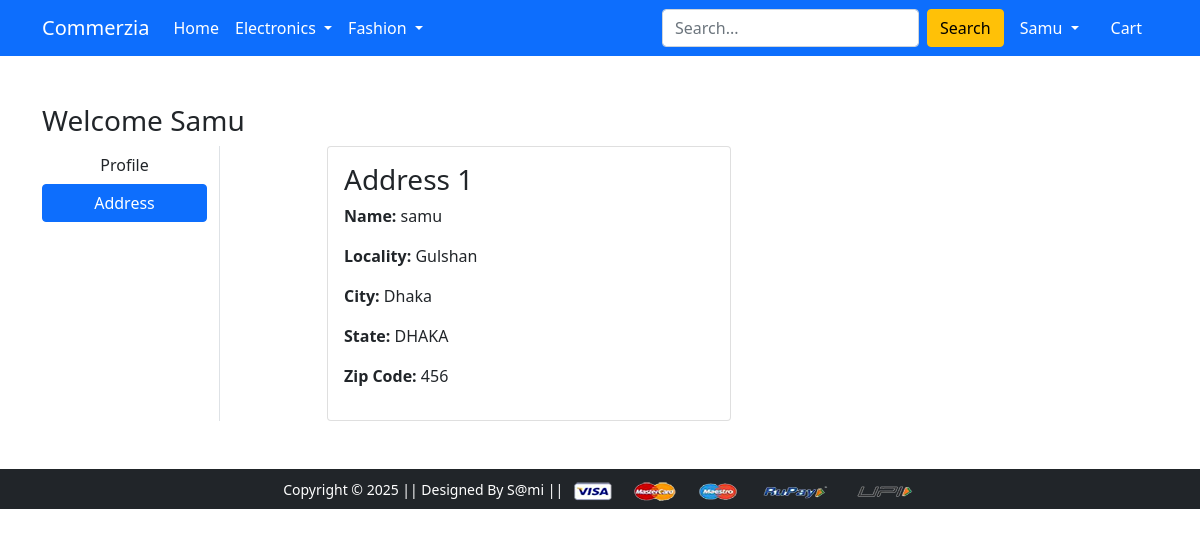
The app's page /address/ (signed in) with its own data.
### app/models.py (models this page shows, shortened)
class Customer(models.Model):
    user = models.ForeignKey(User, on_delete=models.CASCADE)
    name = models.CharField(max_length=155)
    locality = models.CharField(max_length=155)
    city = models.CharField(max_length=55)
    zipcode = models.IntegerField()
    state = models.CharField(choices=STATE_CHOICES,max_length=55)

### app/views.py (the view)
# urls.py: path('address/', views.address, name='address'),
@login_required
def address(request):
 add = Customer.objects.filter(user=request.user)
 return render(request, 'app/address.html',{'add':add,'active':'btn-primary'})

### app/templates/app/address.html (shortened to what this page needs)
{% extends 'app/base.html' %}
{% load static %}
{% block main-content %}
<div class="container my-5">
 <div class="row">
 <h3>Welcome <span class="text-capitalize">{{user}}</span></h3>
  <div class="col-sm-2 border-end">
   <ul class="list-unstyled">
    <li class="d-grid"><a href="{% url 'profile' %}" class="btn ">Profile</a></li>
    <li class="d-grid"><a href="{% url 'address' %}" class="btn {{active}}">Address</a></li>
   </ul>
  </div>
  <div class="col-sm-9 offset-sm-1">
   <div class="row">
    {% for ad in add %}
    <div class="col-sm-6">
     <div class="card">
      <div class="card-body">
       <h3>Address {{ forloop.counter }}</h3>
       <p><strong>Name:</strong> {{ ad.name }}</p>
       <p><strong>Locality:</strong> {{ ad.locality }}</p>
       <p><strong>City:</strong> {{ ad.city }}</p>
       <p><strong>State:</strong> {{ ad.state }}</p>
       <p><strong>Zip Code:</strong> {{ ad.zipcode }}</p>
      </div>
     </div>
    </div>
    {% endfor %}
   </div>
  </div>
 </div>
</div>
{% endblock main-content %}

### app/templates/app/base.html (shortened to what this page needs)
<!doctype html>
{% load static %}
<html lang="en">
  <head>
    <link href="https://cdn.jsdelivr.net/npm/bootstrap@5.0.0-beta1/dist/css/bootstrap.min.css" rel="stylesheet">
    <link rel="stylesheet" href="{% static 'app/css/owl.carousel.min.css' %}">
    <link rel="stylesheet" href="{% static 'app/css/all.min.css' %}">
    <link rel="stylesheet" href="{% static 'app/css/style.css' %}">
  </head>
  <body>
    <nav class="navbar navbar-expand-lg navbar-dark bg-primary">
     <div class="container">
       <a class="navbar-brand" href="/">Commerzia</a>
       <div class="collapse navbar-collapse" id="navbarSupportedContent">
         <ul class="navbar-nav me-auto mb-2 mb-lg-0">
           <li class="nav-item">
             <a class="nav-link active" aria-current="page" href="/">Home</a>
           </li>
           <li class="nav-item dropdown">
             <a class="nav-link dropdown-toggle text-white" href="#" id="electronicsDropdown" role="button" data-bs-toggle="dropdown" aria-expanded="false">
               Electronics
             </a>
           </li>
           <li class="nav-item dropdown">
             <a class="nav-link dropdown-toggle text-white" href="#" id="fashionDropdown" role="button" data-bs-toggle="dropdown" aria-expanded="false">
               Fashion
             </a>
           </li>
         </ul>
         <form class="d-flex" method="get" action="{% url 'search' %}">
         <input class="form-control me-2" type="search" name="query" placeholder="Search..." aria-label="Search">
         <button class="btn btn-warning" type="submit">Search</button>
        </form>
         <div>
          <ul class="navbar-nav me-auto mb-2 mb-lg-0">
          {% if request.user.is_authenticated %}
           <li class="nav-item dropdown mx-2">
              <a class="nav-link dropdown-toggle text-white" href="#" id="profileDropdown" role="button" data-bs-toggle="dropdown" aria-expanded="false">
                <span class="text-capitalize">{{user.username}}</span>
              </a>
            </li>
            <li class="nav-item mx-2">
             <a href="{% url 'showcart' %}" class="nav-link text-white"> Cart </a>
          {% endif %}
          </ul>
         </div>
       </div>
     </div>
    </nav>
    {% block main-content %} {% endblock main-content %}
    <footer class="container-fluid bg-dark text-center p-2 mt-5">
        <small class="text-white">Copyright &copy; 2025 || Designed By S@mi || </small>
        <img src="{% static 'app/images/payment.png' %}" alt="" srcset="" class="img-fluid" height="2px">
    </footer>
  </body>
</html>

### records on screen
Customer: name "samu", locality "Gulshan", city "Dhaka", state "DHAKA", zipcode "456"

### other values on screen
{{ user.username }} "Samu"
{{ user }} "Samu"
